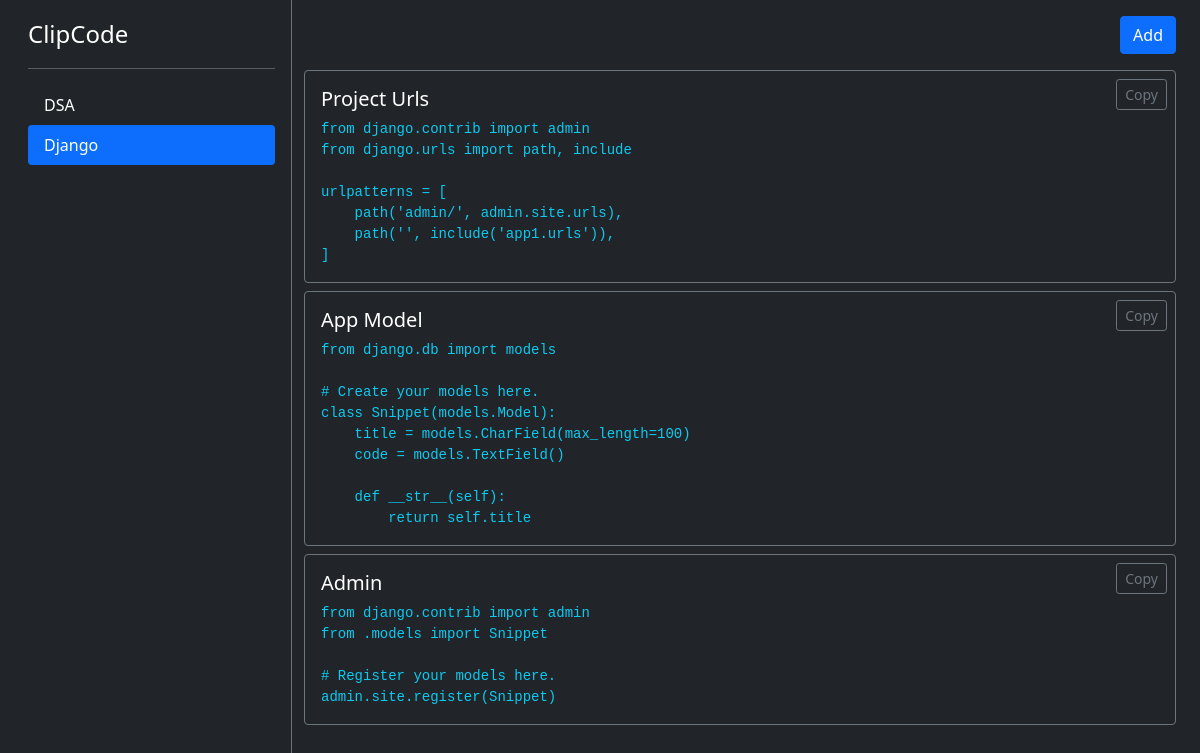
The page / on the database its author committed.
### app1/models.py (models this page shows, shortened)
class Snippet(models.Model):
    title = models.CharField(max_length=100)
    code = models.TextField()

### app1/views.py (the view)
# urls.py: path('', views.index, name='index'),
def index(request):
    return render(request, 'index.html', {'snippets': Snippet.objects.all()})

### app1/templates/index.html (shortened to what this page needs)
<!doctype html>
<html lang="en" data-bs-theme="dark">
<head>
    <link href="https://cdn.jsdelivr.net/npm/bootstrap@5.0.2/dist/css/bootstrap.min.css" rel="stylesheet"
>
</head>
<body class="bg-dark text-white">
    <div class="container-fluid d-flex vh-100">
        <div class="d-flex flex-column flex-shrink-0 p-3 text-white bg-dark border-end border-secondary"
            style="width: 280px;">
            <a href="/" class="d-flex align-items-center mb-3 mb-md-0 me-md-auto text-white text-decoration-none">
                <span class="fs-4">ClipCode</span>
            </a>
            <hr>
            <ul class="nav nav-pills flex-column mb-auto">
                <li class="nav-item">
                    <a href="#" class="nav-link text-white">
                        DSA
                    </a>
                </li>
                <li>
                    <a href="#" class="nav-link active">
                        Django
                    </a>
                </li>
            </ul>
        </div>
        <div class="container-fluid h-100 overflow-auto hide-scrollbar">
            <div class="d-flex py-3 justify-content-end">
                <a class="btn btn-primary" href="{% url 'app1:addpage' %}">Add</a>
            </div>
            <div>
                {% for snippet in snippets %}
                <div class="position-relative bg-dark text-white rounded p-3 mb-2 border border-secondary">
                    <h5>{{snippet.title}}</h3>
                        <button class="btn btn-sm btn-outline-secondary position-absolute top-0 end-0 m-2" id="copyBtn"
                            onclick="copyCode()">Copy
                        </button>
                        <pre class="m-0"><code id="codeBlock" class="text-info">{{snippet.code}}</code></pre>
                </div>
                {% empty %}
                <li>No records found.</li>
                {% endfor %}
            </div>
        </div>
    </div>
</body>
</html>

### app1/templates/index.html (style rules this page uses)
.hide-scrollbar { scrollbar-width: none; -ms-overflow-style: none; }

### rows shown on the page
Snippet: title "Project Urls", code "from django.contrib import admin from django.urls import path, include urlpatterns = [ path('admin/', admin.site.urls), path('', include('app1.urls')), ]"
Snippet: title "App Model", code "from django.db import models # Create your models here. class Snippet(models.Model): title = models.CharField(max_length=100) code = models.TextField() def __str__(self): return self.title"
Snippet: title "Admin", code "from django.contrib import admin from .models import Snippet # Register your models here. admin.site.register(Snippet)"
